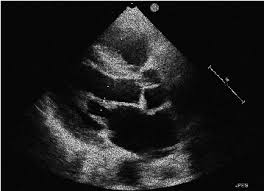
#> input picture Echocardiography/echocardiography_speckle_noise.jpg, 264 x 191 px, found by its file name
$ python edgedetection.py   (older library calls are emulated)
#> lines starting #> are read from the running program, lines starting #| are printed output that depends on the picture
import cv2
import numpy as np
from matplotlib import pyplot as plt

img = cv2.imread('E:\pythoncode\Tugas-Akhir\Echocardiography\echocardiography_speckle_noise.jpg')
#> img is the input picture: shape (191, 264, 3); min 0, max 249, mean 30.2

canny = cv2.Canny(img, 100, 200)
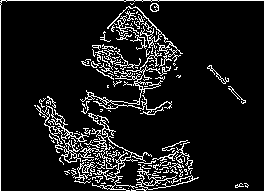
#> canny: shape (191, 264); 10% white in thin lines or dots
sobelx = cv2.Sobel(img, cv2.CV_64F, 1, 0, ksize=5)
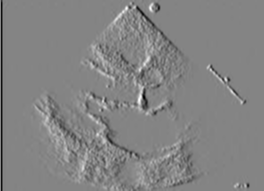
#> sobelx: shape (191, 264, 3) float64; min -7015, max 6514, mean -34.5; drawn with min black and max white
sobely = cv2.Sobel(img, cv2.CV_64F, 0, 1, ksize=5)
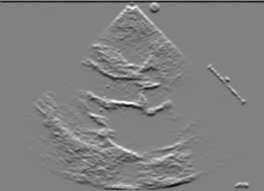
#> sobely: shape (191, 264, 3) float64; min -8297, max 8008, mean -41.9; drawn with min black and max white

plt.subplot(2,2,1),plt.imshow(img, cmap = 'gray')
plt.title('Original Image'), plt.xticks([]), plt.yticks([])

plt.subplot(2,2,2),plt.imshow(canny, cmap = 'gray')
plt.title('Canny'), plt.xticks([]), plt.yticks([])

plt.subplot(2,2,3),plt.imshow(sobelx, cmap = 'gray')
plt.title('Sobel X'), plt.xticks([]), plt.yticks([])

plt.subplot(2,2,4),plt.imshow(sobely, cmap = 'gray')
plt.title('Sobel Y'), plt.xticks([]), plt.yticks([])

plt.show()
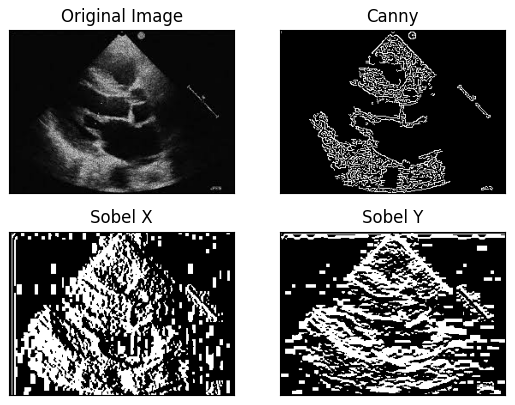
#> figure drawn by matplotlib, 4 panels
